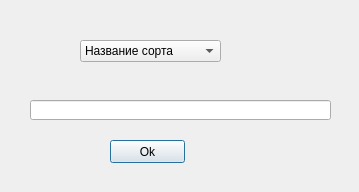
<?xml version="1.0" encoding="UTF-8"?>
<ui version="4.0">
 <class>Dialog</class>
 <widget class="QDialog" name="Dialog">
  <property name="geometry">
   <rect>
    <x>0</x>
    <y>0</y>
    <width>359</width>
    <height>192</height>
   </rect>
  </property>
  <property name="windowTitle">
   <string>Dialog</string>
  </property>
  <widget class="QComboBox" name="comboBox">
   <property name="geometry">
    <rect>
     <x>80</x>
     <y>40</y>
     <width>141</width>
     <height>22</height>
    </rect>
   </property>
   <item>
    <property name="text">
     <string>Название сорта</string>
    </property>
   </item>
   <item>
    <property name="text">
     <string>Степень обжарки</string>
    </property>
   </item>
   <item>
    <property name="text">
     <string>молотый/в зернах</string>
    </property>
   </item>
   <item>
    <property name="text">
     <string>Описание вкуса</string>
    </property>
   </item>
   <item>
    <property name="text">
     <string>Цена</string>
    </property>
   </item>
   <item>
    <property name="text">
     <string>Объем упаковки</string>
    </property>
   </item>
  </widget>
  <widget class="QLineEdit" name="lineEdit">
   <property name="geometry">
    <rect>
     <x>30</x>
     <y>100</y>
     <width>301</width>
     <height>20</height>
    </rect>
   </property>
  </widget>
  <widget class="QPushButton" name="pushButton">
   <property name="geometry">
    <rect>
     <x>110</x>
     <y>140</y>
     <width>75</width>
     <height>23</height>
    </rect>
   </property>
   <property name="text">
    <string>Ok</string>
   </property>
  </widget>
 </widget>
 <resources/>
 <connections/>
</ui>
